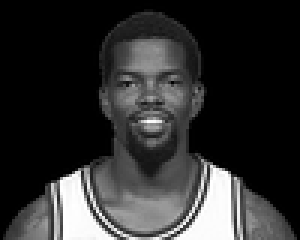
#> input picture database/Aaron Brooks.png, 100 x 80 px, found by its file name (shown 3 times larger); its folder holds 4 pictures in this run
$ python resizer.py   (older library calls are emulated)
#> lines starting #> are read from the running program, lines starting #| are printed output that depends on the picture
from PIL import Image
import os, sys
path = os.getcwd()+"/database/"
dirs = os.listdir( path )

def resize():
   for item in dirs:
      im = Image.open(path+item)
#> im is the input picture: PIL image 100x80 L; min 0, max 255, mean 46.9
      f, e = os.path.splitext(path+item)
      print(f)
      print(e)
      imResize = im.resize((128,128), Image.ANTIALIAS)
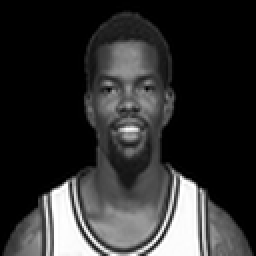
#> imResize: PIL image 128x128 L (shown 2 times larger); min 0, max 255, mean 46.9
      imResize.save(f + e, 'PNG', quality=90)
#> pass 2 of the loop in resize, `for item in dirs:`:
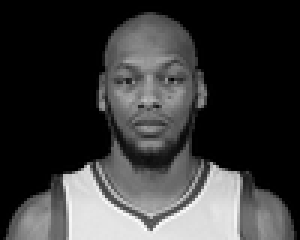
#> input picture database/Adreian Payne.png, 100 x 80 px, found by its file name (shown 3 times larger)
#> in resize, im is the input picture: PIL image 100x80 L; min 0, max 254, mean 56.9
#> in resize, `imResize = im.resize((128,128), Image.ANTIALIAS)`:
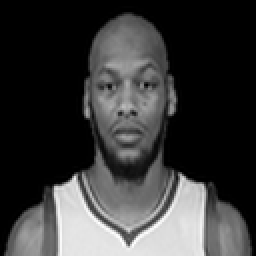
#> imResize: PIL image 128x128 L (shown 2 times larger); min 0, max 255, mean 57
#> pass 3 of the loop in resize, `for item in dirs:`:
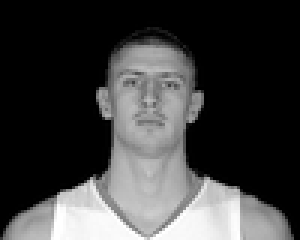
#> input picture database/Alex Len.png, 100 x 80 px, found by its file name (shown 3 times larger)
#> in resize, im is the input picture: PIL image 100x80 L; min 0, max 255, mean 62.2
#> in resize, `imResize = im.resize((128,128), Image.ANTIALIAS)`:
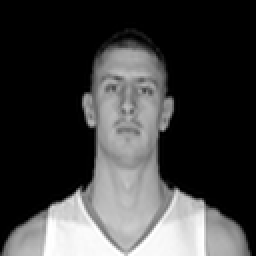
#> imResize: PIL image 128x128 L (shown 2 times larger); min 0, max 255, mean 62.2
#> the loop made 4 passes; the first 3 are shown

resize()
